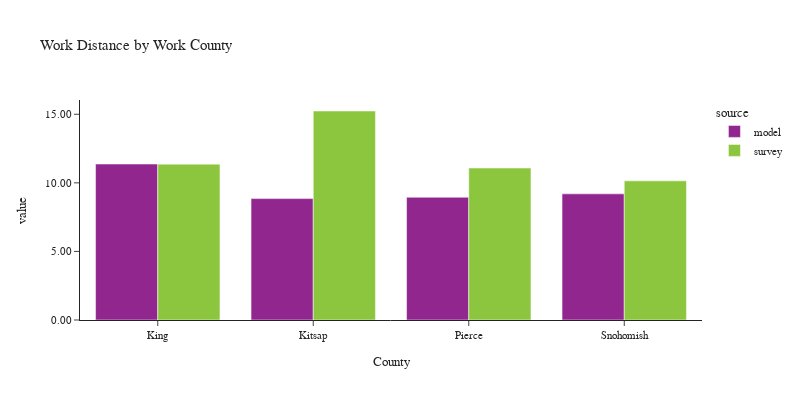

The notebook cell saved with this chart:
### Code cell
plot_work_location(df_workers, 'CountyName_work', 'Work County', 'County')

### Figure 1 — Plotly figure (JSON) as saved in the notebook; plotly's stock layout.template omitted (floating-point values rounded to 4 significant figures)
{"data": [{"alignmentgroup": "True", "customdata": [[1843218], [145599], [473402], [483219]], "hovertemplate": "source=model<br>CountyName_work=%{x}<br>value=%{y}<br>sample count=%{customdata[0]}<extra></extra>", "legendgroup": "model", "marker": {"color": "#91268F", "pattern": {"shape": ""}}, "name": "model", "offsetgroup": "model", "orientation": "v", "showlegend": true, "textposition": "auto", "type": "bar", "x": ["King", "Kitsap", "Pierce", "Snohomish"], "xaxis": "x", "y": [11.37, 8.852, 8.95, 9.197], "yaxis": "y"}, {"alignmentgroup": "True", "customdata": [[2198], [112], [206], [307]], "hovertemplate": "source=survey<br>CountyName_work=%{x}<br>value=%{y}<br>sample count=%{customdata[0]}<extra></extra>", "legendgroup": "survey", "marker": {"color": "#8CC63E", "pattern": {"shape": ""}}, "name": "survey", "offsetgroup": "survey", "orientation": "v", "showlegend": true, "textposition": "auto", "type": "bar", "x": ["King", "Kitsap", "Pierce", "Snohomish"], "xaxis": "x", "y": [11.36, 15.24, 11.08, 10.15], "yaxis": "y"}], "layout": {"barmode": "group", "font": {"size": 11}, "height": 400, "legend": {"title": {"text": "source"}, "tracegroupgap": 0}, "title": {"text": "Work Distance by Work County"}, "width": 800, "xaxis": {"anchor": "y", "domain": [0.0, 1.0], "title": {"text": "County"}}, "yaxis": {"anchor": "x", "domain": [0.0, 1.0], "tickformat": ".2f", "title": {"text": "value"}}}}
